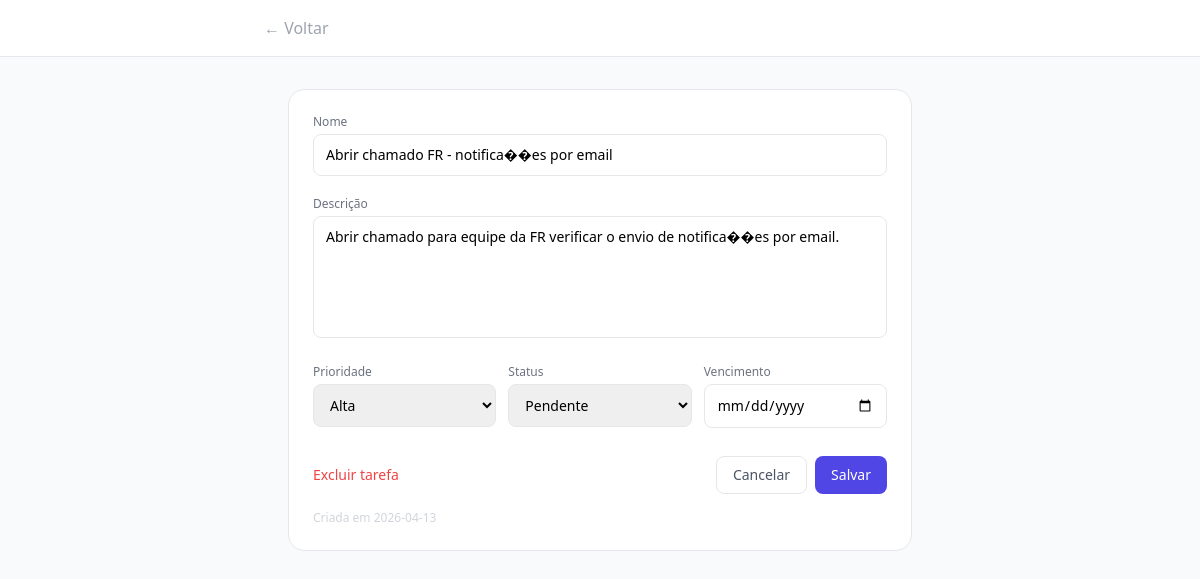
The page /tarefa/2 on the database its author committed.
### tables this page shows
CREATE TABLE tarefas (
                id          INTEGER PRIMARY KEY AUTOINCREMENT,
                nome        TEXT NOT NULL,
                descricao   TEXT,
                prioridade  TEXT NOT NULL DEFAULT 'media',
                status      TEXT NOT NULL DEFAULT 'pendente',
                vencimento  TEXT,
                criado_em   TEXT DEFAULT (date('now','localtime'))
            );

### main.py (the view)
@app.get("/tarefa/{tid}", response_class=HTMLResponse)
async def detalhe(request: Request, tid: int):
    with get_db() as conn:
        tarefa = conn.execute("SELECT * FROM tarefas WHERE id=?", (tid,)).fetchone()
    if not tarefa:
        return RedirectResponse("/")
    return templates.TemplateResponse("detalhe.html", {
        "request": request,
        "tarefa":  dict(tarefa),
        "hoje":    date.today().isoformat(),
    })

### templates/detalhe.html (shortened to what this page needs)
<!DOCTYPE html>
<html lang="pt-BR">
<head>
    <script src="https://cdn.tailwindcss.com"></script>
</head>
<body class="bg-gray-50 min-h-screen">
<header class="bg-white border-b border-gray-200 px-6 py-4">
    <div class="max-w-2xl mx-auto flex items-center gap-3">
        <a href="/" class="text-gray-400 hover:text-gray-600 transition-colors">
            ← Voltar
        </a>
    </div>
</header>
<main class="max-w-2xl mx-auto px-6 py-8">
    <div class="bg-white rounded-2xl border border-gray-200 p-6">
        <form method="post" action="/atualizar/{{ tarefa.id }}" class="space-y-5">
            <div>
                <label class="block text-xs font-medium text-gray-500 mb-1">Nome</label>
                <input type="text" name="nome" value="{{ tarefa.nome }}" required
                    class="w-full border border-gray-200 rounded-lg px-3 py-2.5 text-sm font-medium focus:outline-none focus:ring-2 focus:ring-indigo-500">
            </div>
            <div>
                <label class="block text-xs font-medium text-gray-500 mb-1">Descrição</label>
                <textarea name="descricao" rows="5"
                    class="w-full border border-gray-200 rounded-lg px-3 py-2.5 text-sm focus:outline-none focus:ring-2 focus:ring-indigo-500 resize-none">{{ tarefa.descricao or '' }}</textarea>
            </div>
            <div class="grid grid-cols-3 gap-3">
                <div>
                    <label class="block text-xs font-medium text-gray-500 mb-1">Prioridade</label>
                    <select name="prioridade" class="w-full border border-gray-200 rounded-lg px-3 py-2.5 text-sm focus:outline-none focus:ring-2 focus:ring-indigo-500">
                        <option value="alta"   {% if tarefa.prioridade == 'alta'   %}selected{% endif %}>Alta</option>
                    </select>
                </div>
                <div>
                    <label class="block text-xs font-medium text-gray-500 mb-1">Status</label>
                    <select name="status" class="w-full border border-gray-200 rounded-lg px-3 py-2.5 text-sm focus:outline-none focus:ring-2 focus:ring-indigo-500">
                        <option value="pendente"  {% if tarefa.status == 'pendente'  %}selected{% endif %}>Pendente</option>
                    </select>
                </div>
                <div>
                    <label class="block text-xs font-medium text-gray-500 mb-1">Vencimento</label>
                    <input type="date" name="vencimento" value="{{ tarefa.vencimento or '' }}"
                        class="w-full border border-gray-200 rounded-lg px-3 py-2.5 text-sm focus:outline-none focus:ring-2 focus:ring-indigo-500">
                </div>
            </div>
            <div class="flex items-center justify-between pt-2">
                <form method="post" action="/excluir/{{ tarefa.id }}" onsubmit="return confirm('Excluir esta tarefa?')">
                    <button type="submit" class="text-sm text-red-500 hover:text-red-700 transition-colors">
                        Excluir tarefa
                    </button>
                </form>
                <div class="flex gap-2">
                    <a href="/" class="border border-gray-200 text-gray-600 text-sm font-medium px-4 py-2 rounded-lg hover:bg-gray-50 transition-colors">
                        Cancelar
                    </a>
                    <button type="submit" class="bg-indigo-600 hover:bg-indigo-700 text-white text-sm font-medium px-4 py-2 rounded-lg transition-colors">
                        Salvar
                    </button>
                </div>
            </div>
        </form>
        <p class="text-xs text-gray-300 mt-4">Criada em {{ tarefa.criado_em }}</p>
    </div>
</main>
</body>
</html>

### rows shown on the page
tarefas: nome "Abrir chamado FR - notifica��es por email", descricao "Abrir chamado para equipe da FR verificar o envio de notifica��es por email.", prioridade "Alta", status "Pendente", criado_em "2026-04-13"
